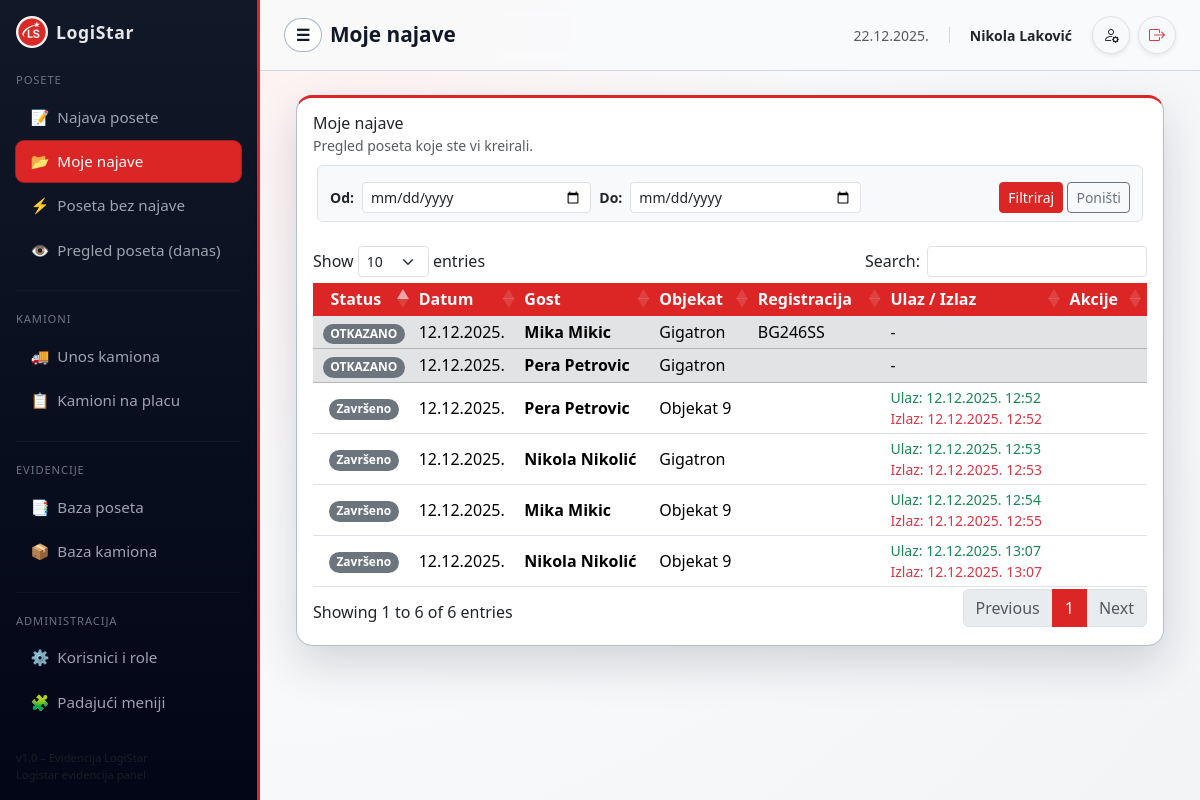
/moje-najave (signed in), run on the app's committed database.
### tables this page shows
CREATE TABLE "visits" (
	"id"	INTEGER,
	"arrival_date"	TEXT NOT NULL,
	"expected_time"	TEXT,
	"host_employee"	TEXT NOT NULL,
	"phone"	TEXT,
	"object_name"	TEXT NOT NULL,
	"guest_name"	TEXT NOT NULL,
	"document_number"	TEXT,
	"vehicle_plate"	TEXT,
	"note"	TEXT,
	"persons_count"	INTEGER,
	"entry_time"	TEXT,
	"exit_time"	TEXT,
	"created_by"	TEXT,
	"status"	TEXT,
	PRIMARY KEY("id" AUTOINCREMENT)
);

### app.py (the view)
@app.route("/moje-najave")
@require_role("admin", "employee", "portirnica", "security_chief")
def moje_najave():
    user_email = session.get("user_email")
    if not user_email:
        return redirect(url_for("login"))
    conn = get_db()
    cur = conn.cursor()
    date_from = request.args.get("date_from")
    date_to = request.args.get("date_to")
    query = "SELECT * FROM visits WHERE created_by = ?"
    params = [user_email]
    if date_from:
        query += " AND arrival_date >= ?"
        params.append(date_from)
    if date_to:
        query += " AND arrival_date <= ?"
        params.append(date_to)
    query += """
        ORDER BY
            CASE WHEN exit_time IS NULL THEN 0 ELSE 1 END,
            arrival_date DESC,
            expected_time DESC
    """
    rows = cur.execute(query, params).fetchall()
    conn.close()
    return render_template(
        "moje_najave.html",
        rows=rows,
        filters={"date_from": date_from or "", "date_to": date_to or ""},
        date_today=date.today().strftime("%d.%m.%Y."),
        page_title="Moje najave"
    )

### app.py (called while the page is built)
@app.template_filter('date_sr')
def date_sr_filter(value):
    if not value:
        return ''
    s = str(value)
    if len(s) == 10 and s[4] == '-' and s[7] == '-':
        return f"{s[8:10]}.{s[5:7]}.{s[0:4]}."
    if len(s) >= 16 and s[4] == '-' and s[10] == ' ':
        date_part = f"{s[8:10]}.{s[5:7]}.{s[0:4]}."
        time_part = s[11:16]
        return f"{date_part} {time_part}"
    return s

def get_db():
    conn = sqlite3.connect(DB_PATH)
    conn.row_factory = sqlite3.Row
    return conn

def require_role(*allowed_roles):
    def decorator(view_func):
        @wraps(view_func)
        def wrapped_view(*args, **kwargs):
            if "user_email" not in session:
                next_url = request.path
                return redirect(url_for("login", next=next_url))
            role = session.get("role")
            if allowed_roles and role not in allowed_roles:
                return redirect(url_for("no_access"))
            return view_func(*args, **kwargs)
        return wrapped_view
    return decorator

### templates/moje_najave.html (shortened to what this page needs)
{% extends "base.html" %}
{% block content %}
<div class="card card-soft p-3">
  <div class="d-flex justify-content-between align-items-center mb-3">
    <div>
      <h6 class="mb-0">Moje najave</h6>
      <small class="text-muted">
        Pregled poseta koje ste vi kreirali.
      </small>
    </div>
  </div>
  <form method="get" class="row g-2 mb-4 bg-light p-2 rounded border mx-1">
    <div class="col-md-4 d-flex align-items-center gap-2">
       <label class="small fw-bold mb-0">Od:</label>
       <input type="date" name="date_from" class="form-control form-control-sm" value="{{ filters.date_from }}">
    </div>
    <div class="col-md-4 d-flex align-items-center gap-2">
       <label class="small fw-bold mb-0">Do:</label>
       <input type="date" name="date_to" class="form-control form-control-sm" value="{{ filters.date_to }}">
    </div>
    <div class="col-md-4 text-end">
       <button type="submit" class="btn btn-primary btn-sm">Filtriraj</button>
       <a href="{{ url_for('moje_najave') }}" class="btn btn-outline-secondary btn-sm">Poništi</a>
    </div>
  </form>
  <div class="table-responsive">
    <table class="table table-soft table-sm align-middle data-table-scroll" id="table_moje_najave" style="width:100%">
      <thead>
        <tr>
          <th class="text-center">Status</th>
          <th>Datum</th>
          <th>Gost</th>
          <th>Objekat</th>
          <th>Registracija</th>
          <th>Ulaz / Izlaz</th>
          <th>Akcije</th>
        </tr>
      </thead>
      <tbody>
        {% for r in rows %}
        <tr class="{% if r.status == 'cancelled' %}table-secondary text-muted{% endif %}">
          <td class="text-center">
            {% if r.status == 'cancelled' %}
               <span class="badge bg-secondary rounded-pill">OTKAZANO</span>
            {% elif r.exit_time %}
               <span class="badge bg-secondary rounded-pill">Završeno</span>
            {% elif r.entry_time %}
               <span class="badge bg-success rounded-pill">U objektu</span>
            {% else %}
               <span class="badge bg-primary rounded-pill">Aktivno</span>
            {% endif %}
          </td>
          <td data-sort="{{ r.arrival_date }}">
            {{ r.arrival_date | date_sr }}
            <br>
          </td>
          <td class="fw-bold">{{ r.guest_name }}</td>
          <td>{{ r.object_name }}</td>
          <td>{{ r.vehicle_plate or '' }}</td>
          <td>
            {% if r.entry_time %}
              <div class="small text-success">Ulaz: {{ r.entry_time | date_sr }}</div>
            {% endif %}
            {% if r.exit_time %}
              <div class="small text-danger">Izlaz: {{ r.exit_time | date_sr }}</div>
            {% endif %}
            {% if not r.entry_time and not r.exit_time %} - {% endif %}
          </td>
          <td>
          </td>
        </tr>
        {% endfor %}
      </tbody>
    </table>
  </div>
</div>
{% endblock %}

### templates/base.html (style rules this page uses)
:root { --ls-red: #dc2626; --ls-red-soft: #fee2e2; --ls-gray-light: #f3f4f6; --ls-dark: #0f172a; --sidebar-width: 260px; }
body { background: var(--ls-gray-light); font-family: system-ui, -apple-system, BlinkMacSystemFont, "Segoe UI", sans-serif; overflow-x: hidden; }
.card-soft { border-radius: 1rem; border: 1px solid rgba(148, 163, 184, 0.7); box-shadow: 0 18px 45px rgba(15, 23, 42, 0.16); background: rgba(255, 255, 255, 0.96); border-top: 3px solid var(--ls-red); }
.table-soft thead th { background: var(--ls-red); color: #f9fafb; border-color: var(--ls-red) !important; white-space: nowrap; }
.table-soft tbody tr:nth-child(odd) { background: #ffffff; }
.table-soft tbody tr:nth-child(even) { background: var(--ls-gray-light); }
.btn-primary { background-color: var(--ls-red); border-color: var(--ls-red); }

### data on the page
visits: status "OTKAZANO", arrival_date "12.12.2025.", guest_name "Mika Mikic", object_name "Gigatron", vehicle_plate "BG246SS"
visits: status "OTKAZANO", arrival_date "12.12.2025.", guest_name "Pera Petrovic", object_name "Gigatron"
visits: shows "Završeno", arrival_date "12.12.2025.", guest_name "Pera Petrovic", object_name "Objekat 9", entry_time "12.12.2025. 12:52", exit_time "12.12.2025. 12:52"
visits: shows "Završeno", arrival_date "12.12.2025.", guest_name "Nikola Nikolić", object_name "Gigatron", entry_time "12.12.2025. 12:53", exit_time "12.12.2025. 12:53"
visits: shows "Završeno", arrival_date "12.12.2025.", guest_name "Mika Mikic", object_name "Objekat 9", entry_time "12.12.2025. 12:54", exit_time "12.12.2025. 12:55"
visits: shows "Završeno", arrival_date "12.12.2025.", guest_name "Nikola Nikolić", object_name "Objekat 9", entry_time "12.12.2025. 13:07", exit_time "12.12.2025. 13:07"

### other printed values
{{ page_title or "LogiStar Evidencija" }} "Moje najave"
{{ session.get('full_name', '') }} "Nikola Laković"
